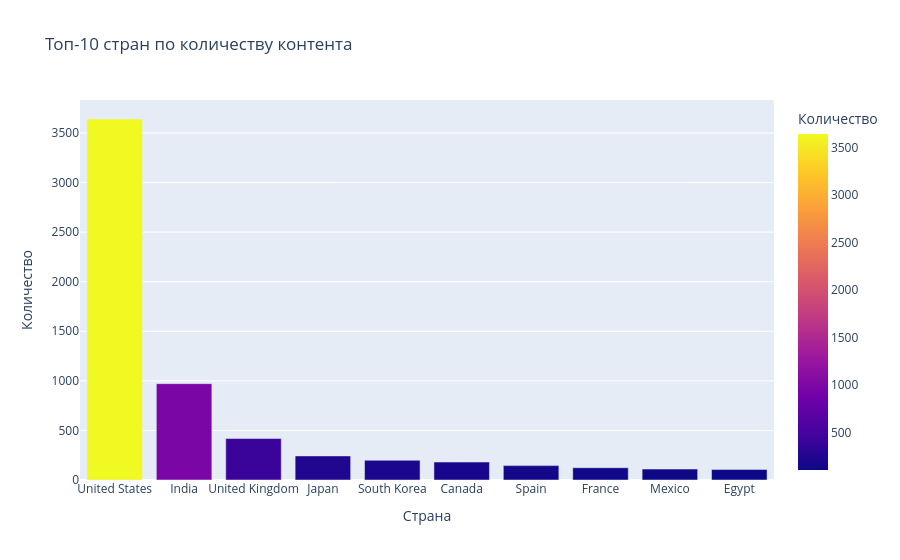

This figure's notebook cell:
### Code cell
import plotly.express as px

top_10_countries = df_cleaned['country'].value_counts().head(10).reset_index()

fig = px.bar(top_10_countries, x='country', y='count', 
             title='Топ-10 стран по количеству контента',
             labels={'count':'Количество', 'country':'Страна'},
             color='count', 
             hover_data=['country', 'count'])
fig.show()

### Figure 1 — Plotly figure (JSON) as saved in the notebook; plotly's stock layout.template omitted (floating-point values rounded to 4 significant figures)
{"data": [{"hovertemplate": "Страна=%{x}<br>Количество=%{marker.color}<extra></extra>", "legendgroup": "", "marker": {"color": [3641, 972, 418, 243, 199, 181, 145, 124, 110, 106], "coloraxis": "coloraxis", "pattern": {"shape": ""}}, "name": "", "orientation": "v", "showlegend": false, "textposition": "auto", "type": "bar", "x": ["United States", "India", "United Kingdom", "Japan", "South Korea", "Canada", "Spain", "France", "Mexico", "Egypt"], "xaxis": "x", "y": [3641, 972, 418, 243, 199, 181, 145, 124, 110, 106], "yaxis": "y"}], "layout": {"barmode": "relative", "coloraxis": {"colorbar": {"title": {"text": "Количество"}}, "colorscale": [[0, "#0d0887"], [0.1111, "#46039f"], [0.2222, "#7201a8"], [0.3333, "#9c179e"], [0.4444, "#bd3786"], [0.5556, "#d8576b"], [0.6667, "#ed7953"], [0.7778, "#fb9f3a"], [0.8889, "#fdca26"], [1, "#f0f921"]]}, "legend": {"tracegroupgap": 0}, "title": {"text": "Топ-10 стран по количеству контента"}, "xaxis": {"anchor": "y", "domain": [0, 1], "title": {"text": "Страна"}}, "yaxis": {"anchor": "x", "domain": [0, 1], "title": {"text": "Количество"}}}}
